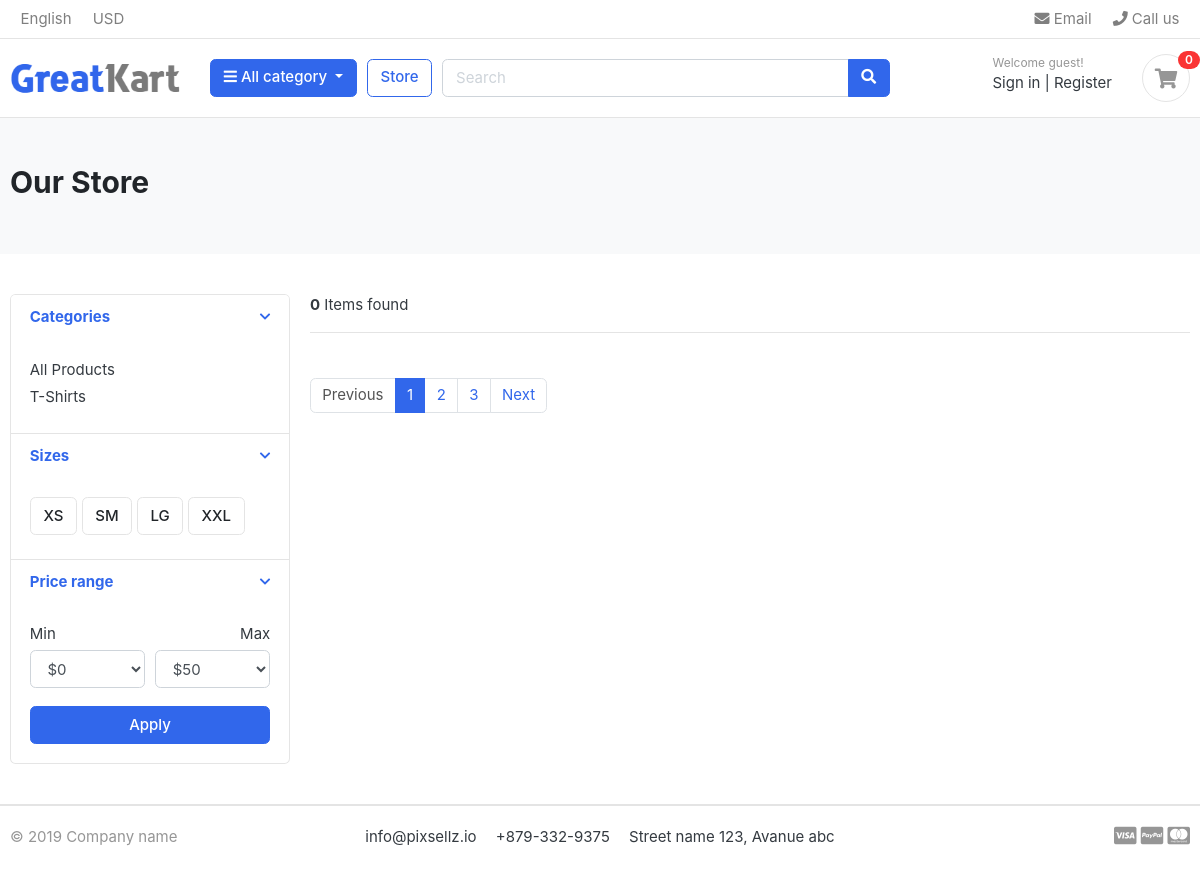
/store/, run on an earlier commit of the app's database.
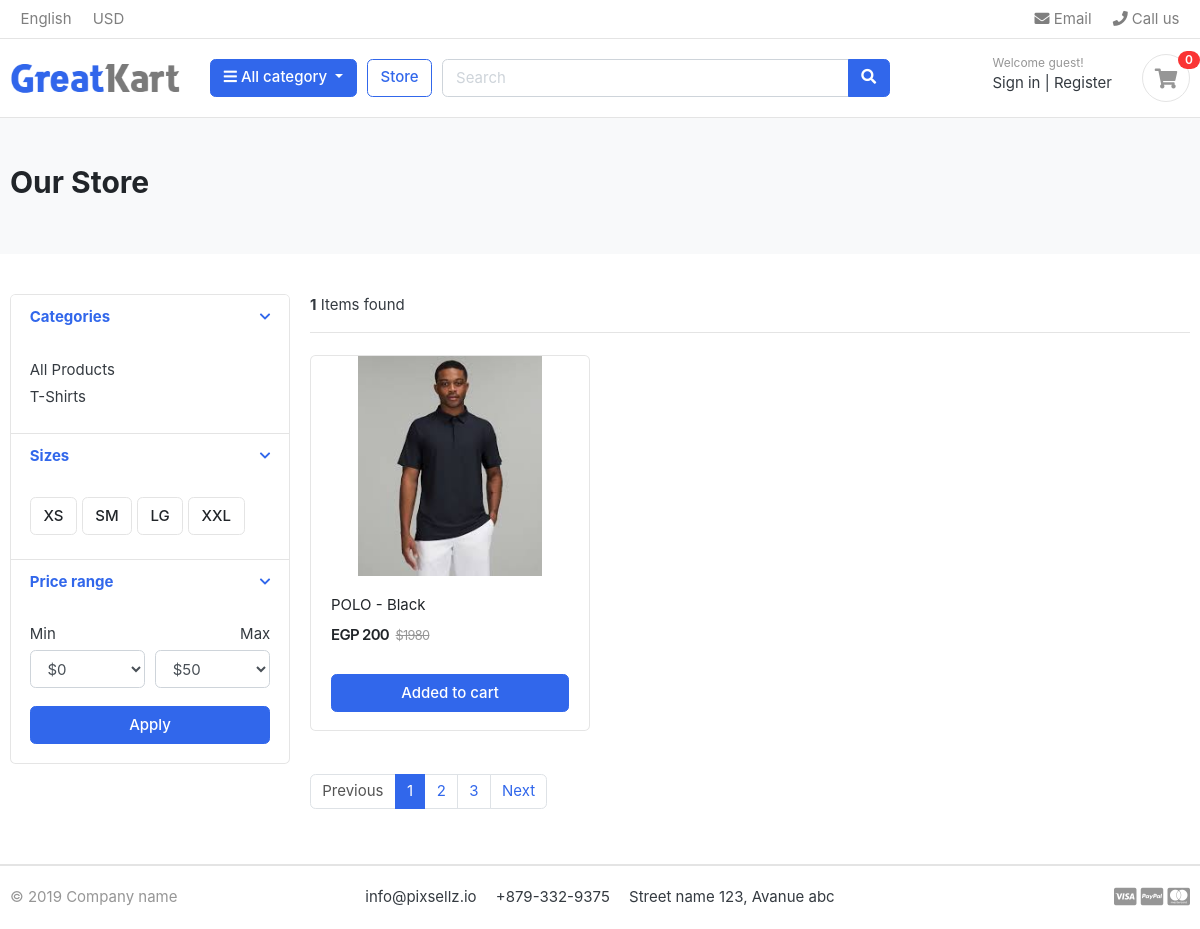
And on a later commit of the database.
### category/models.py (models this page shows, shortened)
class Category(models.Model):
    categoryName=models.CharField(max_length=50,unique=True) #Category Name {Unique=True}
    categorySlug=models.SlugField(max_length=50,unique=True) #Category Slug {Unique=True}
    categoryDescription=models.TextField(max_length=200,blank=True) #Category Description
    categoryImage=models.ImageField(upload_to='photos/categories',blank=True) #Category Image
    class Meta:
        verbose_name="Category" # Verbose Name is a single object to be displayed in the admin
        verbose_name_plural="Categories" # Verbose Name Plural is a plural object to be displayed in the admin
    def get_url(self):
            return reverse('products_by_category', args=[str(self.categorySlug)])

### store/models.py (models this page shows, shortened)
class Product(models.Model):
    product_name = models.CharField(max_length =100,unique=True)
    product_slug = models.SlugField(max_length =100)
    product_description = models.TextField(max_length =400,blank=True) # blank=True means that the field is not required
    product_price = models.IntegerField()
    product_stock = models.IntegerField()
    product_isavilabe = models.BooleanField(default=True)
    product_image =models.ImageField(upload_to='photos/products')
    product_category = models.ForeignKey(Category,on_delete=models.CASCADE) # on_delete=models.CASCADE means that if the category is deleted, the product will be deleted too
    created_date = models.DateTimeField(auto_now_add=True) # auto_now_add=True means that the date will be added automatically
    modified_date = models.DateTimeField(auto_now = True)  # auto_now=True means that the date will be updated automatically

### store/views.py (the view)
# urls.py: path("store/",include("store.urls")),
def store(request , category_slug=None):
    products = None
    categories = None
    if category_slug != None:
        categories = get_object_or_404(Category, categorySlug=category_slug)
        products = Product.objects.all().filter(product_category=categories, product_isavilabe=True)
        product_count = products.count()
    else:
        products = Product.objects.all().filter(product_isavilabe=True)
        product_count = products.count()
    context = {
        "products": products,
        "product_count": product_count,
    }
    return render(request, 'store/store.html', context)

### category/context_processors.py (called while the page is built)
def menu_links(request):
    links = Category.objects.all()
    return dict(links=links)

### templates/store/store.html (shortened to what the changed rows need)
{% extends 'base.html'  %}
{% block content %}
<section class="section-pagetop bg">
    <div class="container">
        <h2 class="title-page">Our Store</h2>
    </div>
    </section>
<section class="section-content padding-y">
    <div class="container">
    <div class="row">
        <aside class="col-md-3">
    <div class="card">
        <article class="filter-group">
            <div class="filter-content collapse show" id="collapse_1" style="">
                <div class="card-body">
                    {% for category in links %}
                    <ul class="list-menu">
                    <li><a href="{{category.get_url}}">{{category.categoryName}}  </a></li>
                    </ul>
                    {% endfor %}
                </div>
            </div>
        </article>
    </div>
        </aside>
        <main class="col-md-9">
    <header class="border-bottom mb-4 pb-3">
            <div class="form-inline">
                <span class="mr-md-auto"> <b>{{product_count}}</b> Items found </span>
            </div>
    </header>
    <div class="row">
        {% for product in products%}
        <div class="col-md-4">
            <figure class="card card-product-grid">
                <div class="img-wrap">
                    <img src={{product.product_image.url}}>
                </div>
                <figcaption class="info-wrap">
                    <div class="fix-height">
                        <a href="./product-detail.html" class="title">{{product.product_name}}</a>
                        <div class="price-wrap mt-2">
                            <span class="price">EGP {{product.product_price}}</span>
                            <del class="price-old">$1980</del>
                        </div>
                    </div>
                    <a href="#" class="btn btn-block btn-primary">Added to cart </a>
                </figcaption>
            </figure>
        </div>
        {% endfor%}
    </div>
        </main>
    </div>
    </div>
    </section>
{% endblock %}

What changed in the data, as far as the page shows it:
added Product: product_image (picture), product_name "POLO - Black", product_price "200"
Also different on the page:
{{ product_count }}: "0" → "1"
